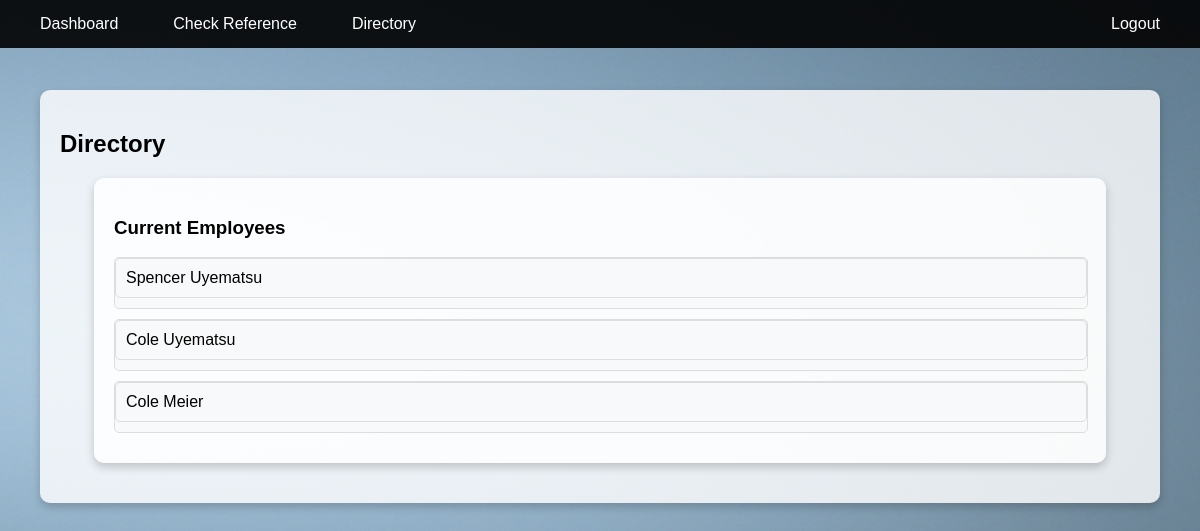
Page /database (signed in) on the committed database.
### models.py (models this page shows)
class Employee(db.Model):
    id = db.Column(db.Integer, primary_key=True)
    name = db.Column(db.String(150), nullable=False)
    linkedin_url = db.Column(db.String(200))
    experience = db.Column(db.Text, nullable=False)
    user_id = db.Column(db.Integer, db.ForeignKey('user.id'), nullable=False)

### routes.py (the view)
@main.route("/database")
@login_required
def database():
    employees = Employee.query.filter_by(owner=current_user).all()
    return render_template('directory.html', employees=employees)

### models.py (called while the page is built)
@login_manager.user_loader
def load_user(user_id):
    return User.query.get(int(user_id))

### templates/directory.html (shortened to what this page needs)
{% extends "base.html" %}
{% block content %}
<h2>Directory</h2>
<div class="container employee-list">
    <h3>Current Employees</h3>
    <ul>
        {% for employee in employees %}
        <li class="employee">
            <div class="employee-entry">
                <div
                    class="employee-name dropdown-btn"
                    onclick="toggleDropdown('dropdown{{ employee.id }}')"
                >
                    {{ employee.name }}
                </div>
            </div>
        </li>
        {% endfor %}
    </ul>
</div>
{% endblock %}

### static/style.css (style rules this page uses)
body { font-family: 'Arial', sans-serif; margin: 0; padding: 0; padding-top: 70px; height: 100vh; background: url('../static/images/background.jpg') no-repeat center center fixed; background-size: cover; overflow-x: hidden; }
body::before { content: ""; position: absolute; top: 0; left: 0; width: 100%; height: 100%; background-color: rgba(255, 255, 255, 0.3); z-index: -1; }
.container { margin: 20px auto; padding: 20px; width: 90%; max-width: 1200px; background-color: rgba(255, 255, 255, 0.8); border-radius: 10px; box-shadow: 0 4px 10px rgba(0, 0, 0, 0.2); }
.employee-list { margin-top: 5px; padding: 20px; }
.employee-list ul { padding: 0; margin: 0; list-style-type: none; }
.employee-list li { width: 100%; padding: 0; border-radius: 5px; margin-bottom: 10px; background-color: #f8f9fa; border: 1px solid #ddd; }
.employee-entry { width: 100%; margin-bottom: 10px; }
.employee-name { width: 100%; padding: 10px; font-size: 16px; text-align: left; border: 1px solid #ddd; border-radius: 5px; background-color: #f8f9fa; cursor: pointer; transition: background-color 0.3s ease; box-sizing: border-box; }

### rows in the picture
Employee: name "Spencer Uyematsu"
Employee: name "Cole Uyematsu"
Employee: name "Cole Meier"
